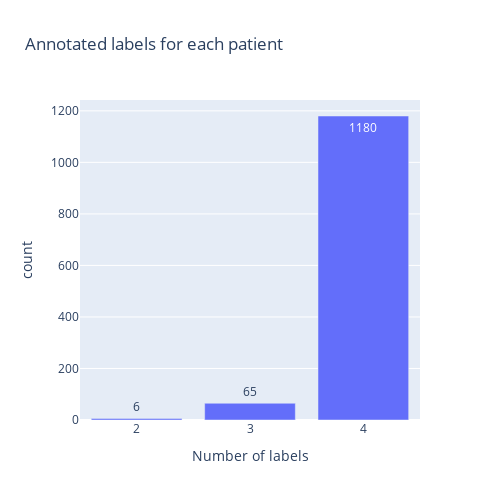

The code cell stored with this chart in its notebook:
### Code cell
px.bar(x=nlabels, y=count, text=count, labels={"x": "Number of labels", "y": "count"}, height=500, width=500, title="Annotated labels for each patient")

### Figure 1 — Plotly figure (JSON) as saved in the notebook; plotly's stock layout.template omitted (floating-point values rounded to 4 significant figures)
{"data": [{"alignmentgroup": "True", "hovertemplate": "Number of labels=%{x}<br>count=%{y}<br>text=%{text}<extra></extra>", "legendgroup": "", "marker": {"color": "#636efa"}, "name": "", "offsetgroup": "", "orientation": "v", "showlegend": false, "text": [6, 65, 1180], "textposition": "auto", "type": "bar", "x": [2, 3, 4], "xaxis": "x", "y": [6, 65, 1180], "yaxis": "y"}], "layout": {"barmode": "relative", "height": 500, "legend": {"tracegroupgap": 0}, "title": {"text": "Annotated labels for each patient"}, "width": 500, "xaxis": {"anchor": "y", "autorange": true, "domain": [0, 1], "range": [1.5, 4.5], "title": {"text": "Number of labels"}, "type": "linear"}, "yaxis": {"anchor": "x", "autorange": true, "domain": [0, 1], "range": [0, 1242.0], "title": {"text": "count"}, "type": "linear"}}}
